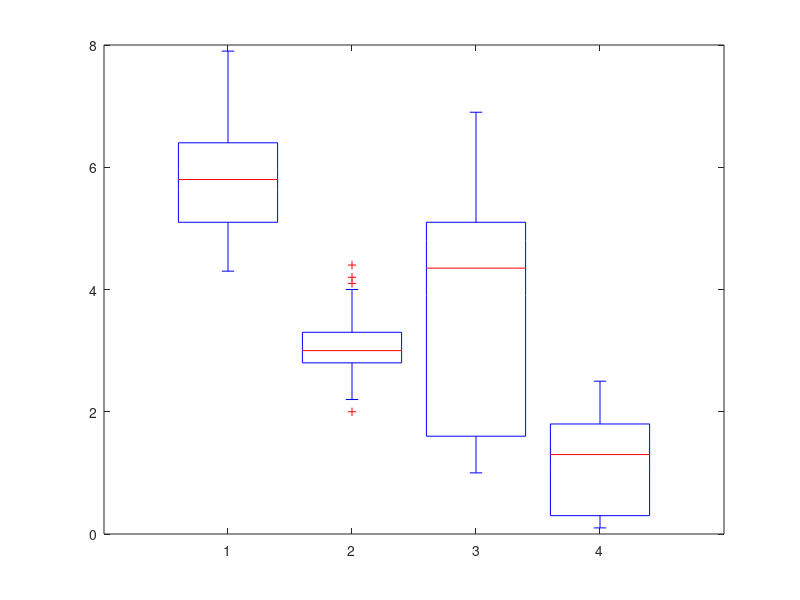
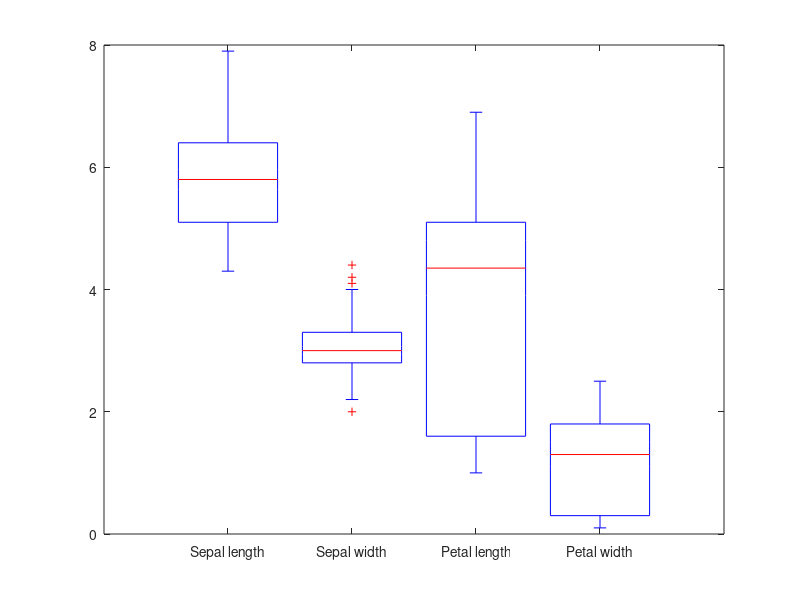

The MATLAB script that drew these images, in order: (Note: this script raises an error after producing the figures.)
load('fisheriris.mat');
figure();
boxplot(meas) % intial boxplot
Labels = {'Sepal length', 'Sepal width', 'Petal length', 'Petal width'};
LineWidth = 2.4;
MarkerSize = 12;
FontSize = 30;
figure();
h1 = boxplot(meas,'labels',Labels); % final boxplot; maximize the window
for ih = 1: 7
    set(h1(ih,:),'LineWidth',LineWidth,'markers',MarkerSize);
end
for i = 1 : size(meas,2)
    hold on
    plot(i,mean(meas(:,i)),'b*','markers',MarkerSize);
end
ylabel('Centimeters')
set(gca,'fontsize',FontSize)
